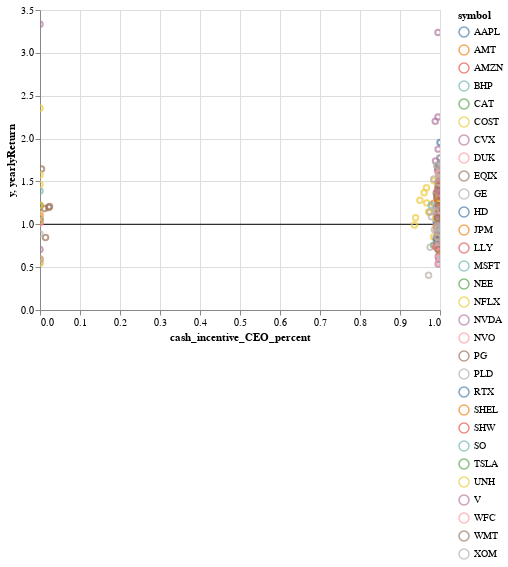

The notebook cell this image was saved under:
### Markdown cell above
Cash incentive CEO

### Code cell
line = alt.Chart(pd.DataFrame({'y': [1]})).mark_rule().encode(y='y')
chart = alt.Chart(df).mark_point().encode(
    x='cash_incentive_CEO_percent',
    y='yearlyReturn',
    tooltip=["cash_incentive_CEO_percent","yearlyReturn","symbol","year"],
    color = "symbol"
    #color= alt.Color("yearlyReturn",scale=alt.Scale( range=['red',"green","purple"]))
).interactive()
line+chart

### Figure 1 — Vega-Lite specification as saved in the notebook (floating-point values rounded to 4 significant figures; data arrays with more than 128 entries replaced by an {"elided": "..."} marker saying what was removed)
{"config": {"view": {"continuousWidth": 400, "continuousHeight": 300}}, "layer": [{"data": {"name": "data-d764767e7dd3b10b2c76c1355ce10ef3"}, "mark": "rule", "encoding": {"y": {"field": "y", "type": "quantitative"}}}, {"data": {"name": "data-3453d6738a47eb2a9b687e2fff308b64"}, "mark": "point", "encoding": {"color": {"field": "symbol", "type": "nominal"}, "tooltip": [{"field": "cash_incentive_CEO_percent", "type": "quantitative"}, {"field": "yearlyReturn", "type": "quantitative"}, {"field": "symbol", "type": "nominal"}, {"field": "year", "type": "quantitative"}], "x": {"field": "cash_incentive_CEO_percent", "type": "quantitative"}, "y": {"field": "yearlyReturn", "type": "quantitative"}}, "selection": {"selector005": {"type": "interval", "bind": "scales", "encodings": ["x", "y"]}}}], "$schema": "https://vega.github.io/schema/vega-lite/v4.17.0.json", "datasets": {"data-d764767e7dd3b10b2c76c1355ce10ef3": [{"y": 1}], "data-3453d6738a47eb2a9b687e2fff308b64": {"elided": "310 records"}}}
